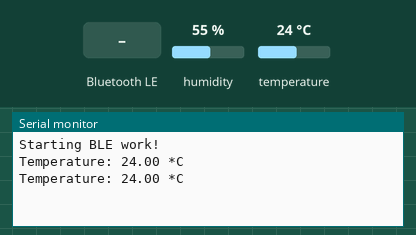
Recording of a program running on a simulated ESP32. On the bench: the last lines printed to the serial monitor. The test bench sets the inputs (shaded band); at power-on: temperature 24 °C, humidity 55 %. Nothing arrives over Bluetooth unless stated; a phone connects over Bluetooth LE 3 s after start.

Above: at 1.2 s.
1.3 s: Bluetooth LE write "1" received
At 1.7 s:
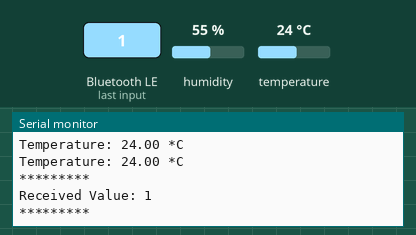
2.8 s: temperature set to 12 °C
At 4.24 s:
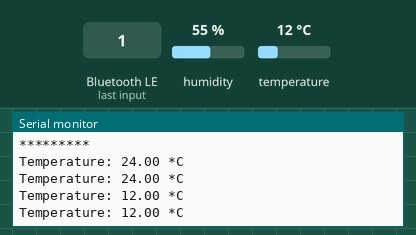
4.3 s: Bluetooth LE write "0" received
At 5.2 s:
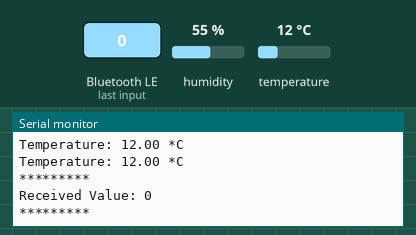
5.8 s: temperature set to 19 °C
At 7.6 s:
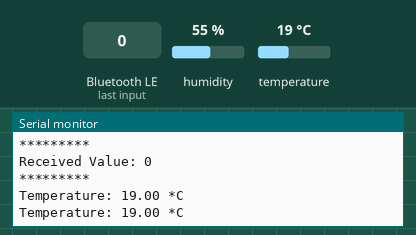
Timing chart, 0 to 8.3 s (numbered marks = the images above; inputs shaded):
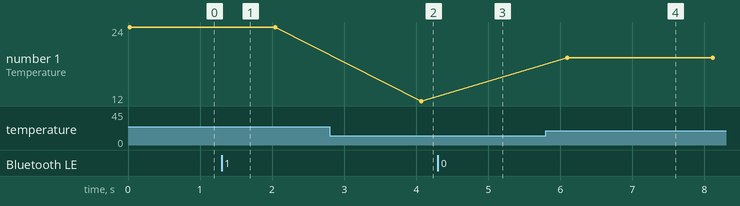

Measured:
- after the input at 1.3 s, the serial monitor: prints a new line at once (image 1)
- after the input at 2.8 s, the serial monitor: prints a new line after 1.3 s (image 2)
- after the input at 4.3 s, the serial monitor: prints a new line at once (image 3)
- after the input at 5.8 s, the serial monitor: prints a new line after 0.29 s (image 4)
- plotted number 1: 24 → 12 after the input at 2.8 s, 12 → 19 after the input at 5.8 s

The program:

main.cpp
```cpp
#include <Arduino.h>
#include <BLEDevice.h>
#include <BLEUtils.h>
#include <BLEServer.h>
#include <Adafruit_Sensor.h>
#include <DHT.h>
#include <Wire.h>

#define SERVICE_UUID "e9861d7e-7853-11ea-bc55-0242ac130003"
#define TEMP_UUID "e986209e-7853-11ea-bc55-0242ac130003"
#define HUM_UUID "e9862274-7853-11ea-bc55-0242ac130003"
#define CMD_UUID "e9862404-7853-11ea-bc55-0242ac130003"

BLECharacteristic *pTemperatureCharacteristic;
BLECharacteristic *pHumidityCharacteristic;
BLECharacteristic *pCommandCharacteristic;

#define DHTPIN 27     // Digital pin connected to the DHT sensor
#define DHTTYPE DHT11 // DHT 112

DHT dht(DHTPIN, DHTTYPE);
uint32_t delayMS = 2000;

void updateTemperature()
{
  float temperature = dht.readTemperature();
  if (isnan(temperature))
  {
    Serial.println("Failed to read from DHT sensor!");
  }
  else
  {
    Serial.print("Temperature: ");
    Serial.print(temperature);
    Serial.println(" *C ");

    char buffer[10];
    sprintf(buffer, "%2.2f", temperature);
    pTemperatureCharacteristic->setValue(buffer);
    pTemperatureCharacteristic->notify(true);
  }
}

void updateHumidity()
{
  float temperature = dht.readTemperature();
  if (isnan(temperature))
  {
    Serial.println("Failed to read from DHT sensor!");
  }
  else
  {
    Serial.print("Temperature: ");
    Serial.print(temperature);
    Serial.println(" *C ");

    char buffer[10];
    sprintf(buffer, "%2.2f", temperature);
    pTemperatureCharacteristic->setValue(buffer);
    pTemperatureCharacteristic->notify(true);
  }
}

class MyCallbacks : public BLECharacteristicCallbacks
{
  void onWrite(BLECharacteristic *pCharacteristic)
  {
    std::string rxValue = pCommandCharacteristic->getValue();

    if (rxValue.length() > 0)
    {
      Serial.println("*********");
      Serial.print("Received Value: ");

      for (int i = 0; i < rxValue.length(); i++)
      {
        Serial.print(rxValue[i]);
      }

      Serial.println();

      // Do stuff based on the command received from the app
      if (rxValue.find("A") != -1)
      {
        Serial.print("Received command A");
      }
      else if (rxValue.find("B") != -1)
      {
        Serial.print("Received Command B");
      }

      Serial.println();
      Serial.println("*********");
    }
  }
};

void updateReadings()
{
}

void setup()
{
  Serial.begin(115200);
  dht.begin();
  Serial.println("Starting BLE work!");

  BLEDevice::init("Photon-BLE");
  BLEServer *pServer = BLEDevice::createServer();

  BLEService *pService = pServer->createService(SERVICE_UUID);

  pTemperatureCharacteristic = pService->createCharacteristic(
      TEMP_UUID,
      BLECharacteristic::PROPERTY_READ | BLECharacteristic::PROPERTY_NOTIFY);

  pHumidityCharacteristic = pService->createCharacteristic(
      HUM_UUID,
      BLECharacteristic::PROPERTY_READ | BLECharacteristic::PROPERTY_NOTIFY);

  pCommandCharacteristic = pService->createCharacteristic(
      CMD_UUID,
      BLECharacteristic::PROPERTY_READ | BLECharacteristic::PROPERTY_WRITE);

  pTemperatureCharacteristic->setValue("0.0");
  pHumidityCharacteristic->setValue("0.0");
  pCommandCharacteristic->setValue("0.0");

  pCommandCharacteristic->setCallbacks(new MyCallbacks());

  pService->start();
  BLEAdvertising *pAdvertising = BLEDevice::getAdvertising();
  pAdvertising->addServiceUUID(SERVICE_UUID);
  pAdvertising->setScanResponse(true);
  pAdvertising->setMinPreferred(0x06); // functions that help with iPhone connections issue
  pAdvertising->setMinPreferred(0x12);
  BLEDevice::startAdvertising();

  updateTemperature();
  updateHumidity();
}

void loop()
{
  delay(delayMS);
  updateTemperature();
  updateHumidity();
}
```
